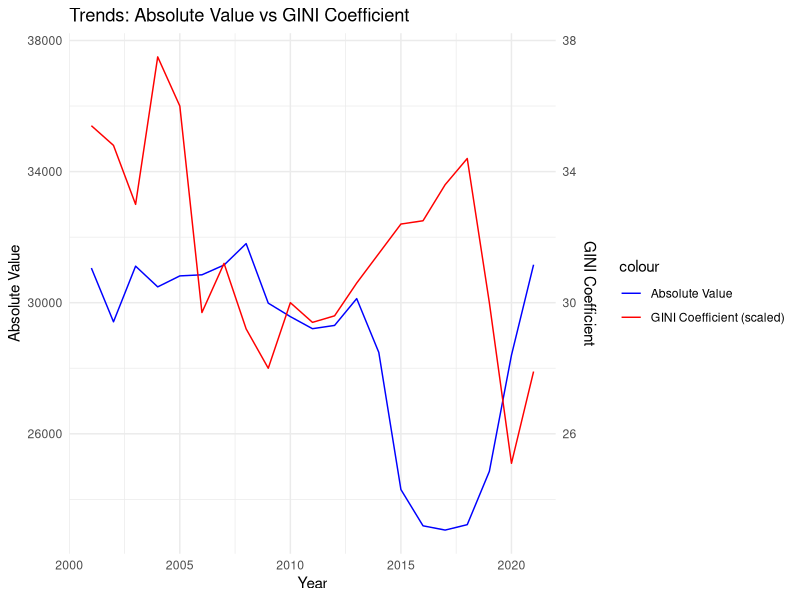
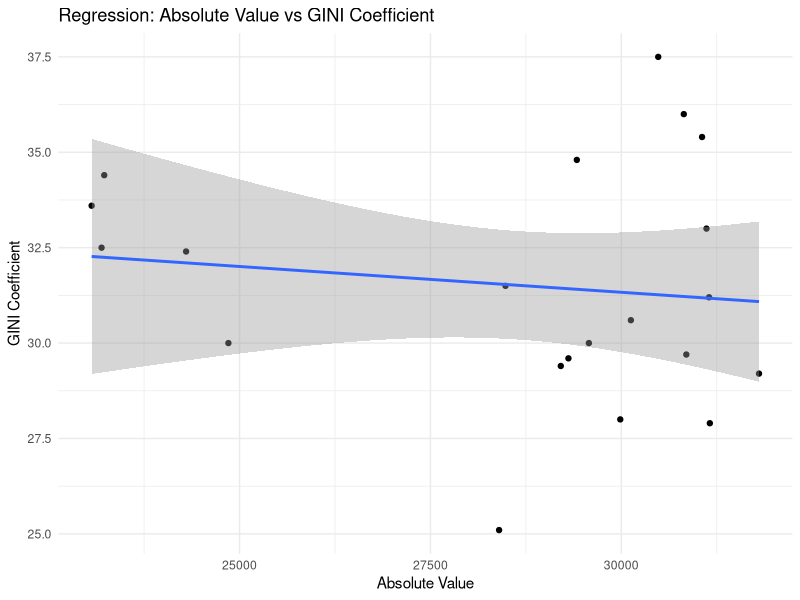

Here is the R script that generated these plots, in order:
# Install required packages if missing
if (!require(tidyverse)) install.packages("tidyverse")
if (!require(readxl)) install.packages("readxl")
if (!require(openxlsx)) install.packages("openxlsx")
if (!require(ggplot2)) install.packages("ggplot2")
if (!require(broom)) install.packages("broom")

# Load libraries
library(tidyverse)
library(readxl)
library(openxlsx)
library(ggplot2)
library(broom)

setwd("/Users/ritachamiyan/Desktop")

# Load Excel files
chronological <- read_excel("chronological_series.xlsx")
gini <- read_excel("Gini_coefficent.xlsx")


# Step 2: Clean column names
colnames(chronological) <- tolower(gsub(" ", "_", colnames(chronological)))
colnames(gini) <- tolower(gsub(" ", "_", colnames(gini)))

# Step 3: Merge datasets on 'year'
merged <- left_join(chronological, gini, by = "year")
merged_clean <- na.omit(merged)

# Step 4: Explore the merged data
print(head(merged_clean))
summary(merged_clean)

# Step 5: Plot the trends
ggplot(merged_clean, aes(x = year)) +
  geom_line(aes(y = absolute_value, color = "Absolute Value")) +
  geom_line(aes(y = gini_coefficent_score * 1000, color = "GINI Coefficient (scaled)")) +  # scale GINI for visibility
  scale_y_continuous(
    name = "Absolute Value",
    sec.axis = sec_axis(~./1000, name = "GINI Coefficient")
  ) +
  labs(title = "Trends: Absolute Value vs GINI Coefficient", x = "Year") +
  scale_color_manual(values = c("blue", "red")) +
  theme_minimal()

# Step 6: Calculate correlation
cor_result <- cor(merged_clean$absolute_value, merged_clean$gini_coefficent_score, use = "complete.obs")
print(paste("Correlation between absolute value and GINI:", round(cor_result, 3)))

# Step 7: Run linear regression
model <- lm(gini_coefficent_score ~ absolute_value, data = merged_clean)
summary(model)

# Step 8: Plot regression
ggplot(merged_clean, aes(x = absolute_value, y = gini_coefficent_score)) +
  geom_point() +
  geom_smooth(method = "lm") +
  labs(title = "Regression: Absolute Value vs GINI Coefficient",
       x = "Absolute Value",
       y = "GINI Coefficient") +
  theme_minimal()

# Step 9: Show regression summary table
tidy_model <- tidy(model)
print(tidy_model)
